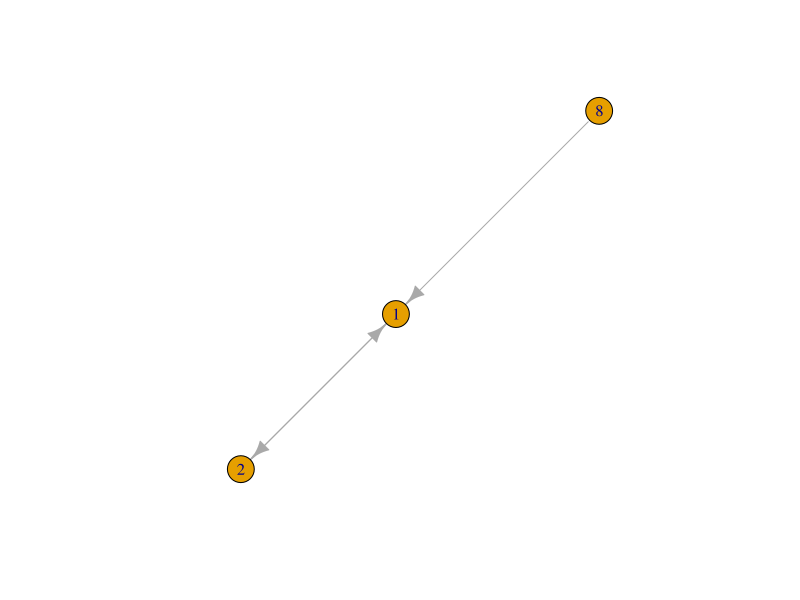
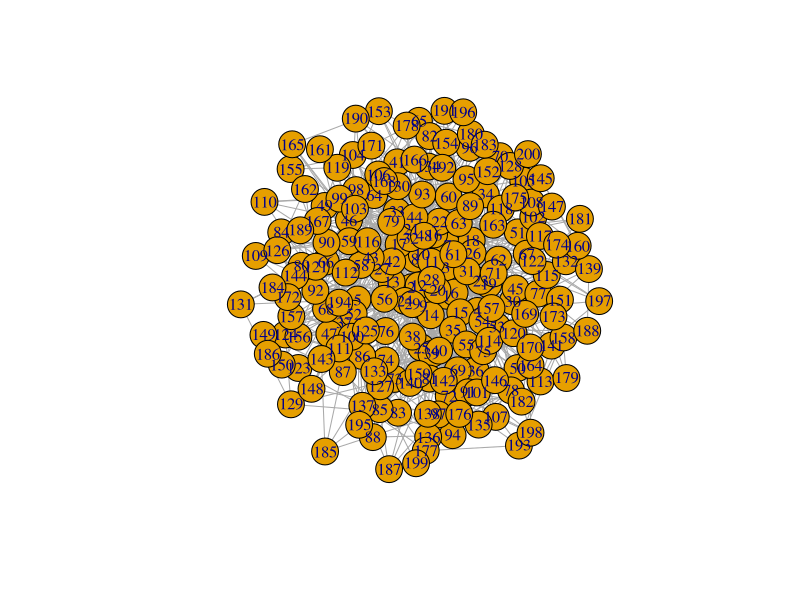
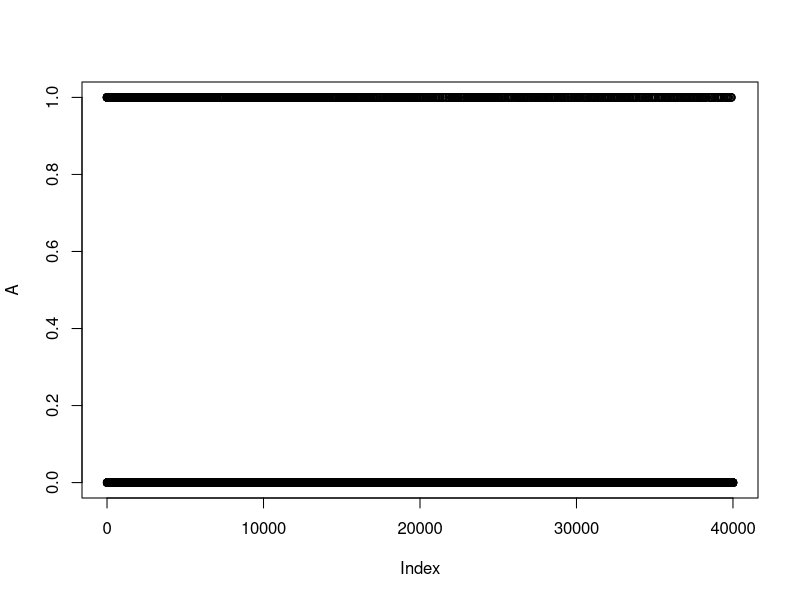
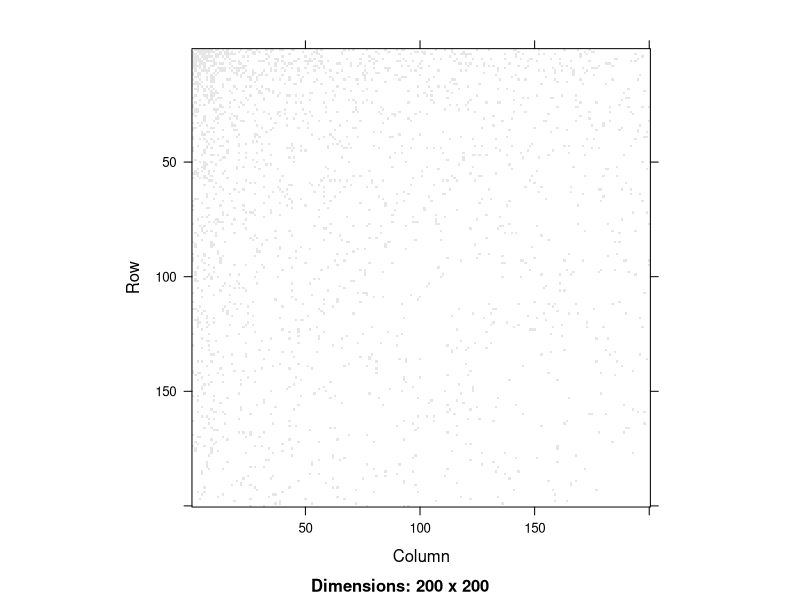
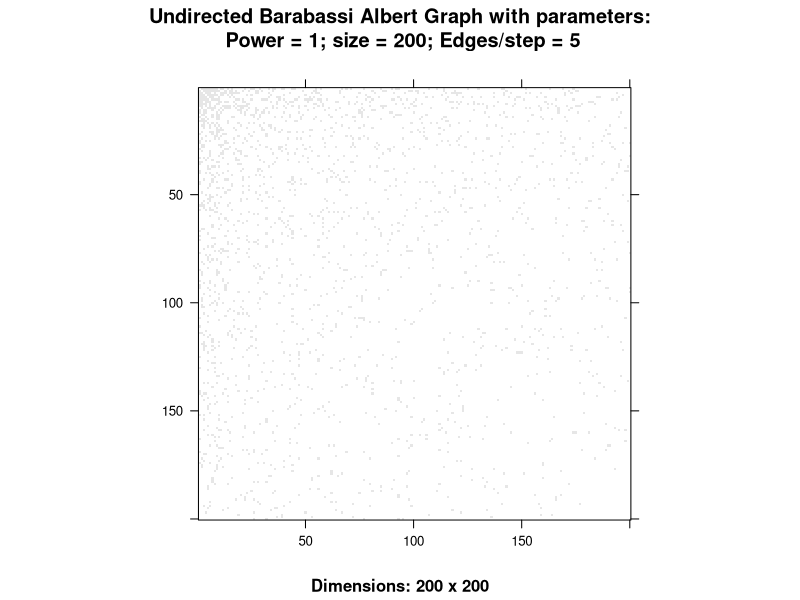

Source code (R) for these figures, in order:
## ---- chunk 1
library(igraph)
library(Matrix)
g <- igraph::graph.formula(1++2, 1+-8)
plot(g)

## ---- chunk 2

# Rotate matrix 90-degrees clockwise.
rotate <- function(x) {
  t(apply(x, 2, rev))
}
## ---- chunk 3
n <- 200
m <- 5
power <- 1
g <- igraph::sample_pa(n = n, power = power, m = m, directed = FALSE)
plot(g)
A <- t(get.adjacency(g))
plot(A)
image(A)


# Create a Plotting Region
par(pty = "s", mai = c(0.1, 0.1, 0.4, 0.1))


# create the image

title=paste0("Undirected Barabassi Albert Graph with parameters:\n Power = ", power, "; size = ", n, "; Edges/step = ", round(m))
image(A, axes = FALSE, frame.plot = TRUE, main = title, xlab = "", ylab = "",  )
